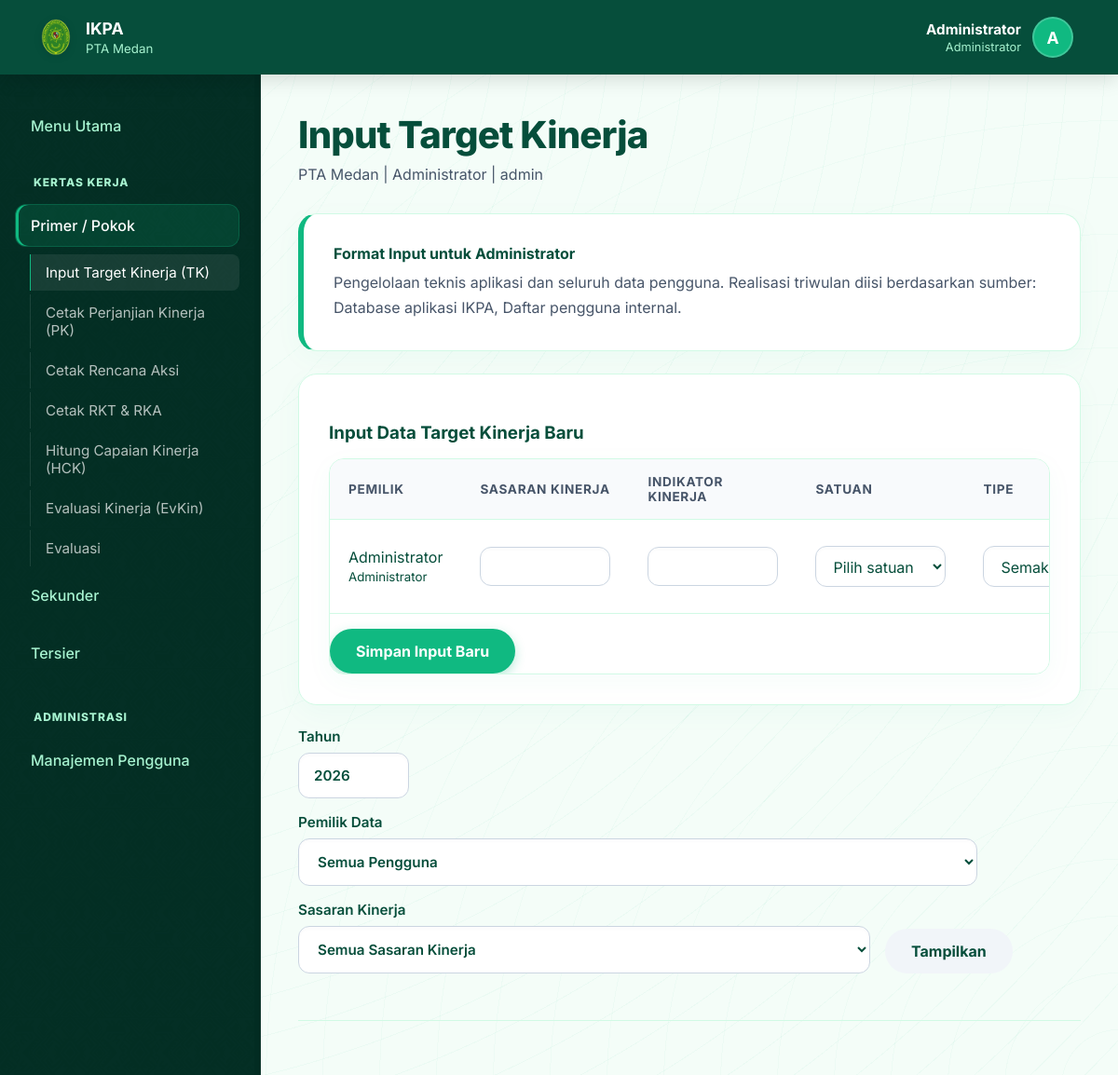
The page /index.php?page=target (signed in) on the database its author committed.
### tables this page shows
CREATE TABLE users (
            id INTEGER PRIMARY KEY AUTOINCREMENT,
            username TEXT UNIQUE NOT NULL,
            password TEXT NOT NULL,
            nama TEXT NOT NULL,
            role TEXT NOT NULL,
            unit TEXT NOT NULL
        , status TEXT NOT NULL DEFAULT "active", created_at TEXT);

### pages/target.php (the view, shortened to what the rows shown need)
<?php
$user = current_user();
$canViewAll = user_can('view_all_targets');
$selectedUserId = $canViewAll ? (int) ($_GET['user_id'] ?? $_POST['user_id'] ?? 0) : (int) $user['id'];
$profile = role_profile((string) $user['role']);
if ($canViewAll) {
    $owners = db()->query('SELECT id, nama, role, unit FROM users WHERE status = "active" ORDER BY unit, role, nama')->fetchAll();
}
$newRow = [
    'id' => '',
    'user_id' => $selectedUserId > 0 ? $selectedUserId : $user['id'],
    'owner_nama' => $selectedUserId > 0 ? '' : $user['nama'],
    'owner_role' => $user['role'],
    'sasaran' => '',
    'indikator' => '',
    'satuan' => '',
    'tipe_indikator' => 'max',
    'sumber_data' => '',
    'bobot' => 1,
    'target' => 0,
    'target_tw1' => 0,
    'target_tw2' => 0,
    'target_tw3' => 0,
    'target_tw4' => 0,
    'dipa01' => 0,
    'dipa04' => 0,
    'real_tw1' => 0,
    'real_tw2' => 0,
    'real_tw3' => 0,
    'real_tw4' => 0,
    'analisis_kegiatan' => '',
    'analisis_upaya' => '',
    'analisis_strategi' => '',
    'analisis_kendala' => '',
    'analisis_solusi' => '',
    'is_mandatory' => 0,
];
render_header('Input Target Kinerja');
?>
<section class="panel analysis-rule">
    <strong>Format Input untuk <?= h(role_label((string) $user['role'])) ?></strong>
    <p><?= h((string) $profile['scope']) ?> Realisasi triwulan diisi berdasarkan sumber: <?= h(implode(', ', $profile['sources'])) ?>.</p>
</section>
<form method="post" id="targetForm">
    <?php if ($selectedUserId === (int)$user['id'] || $selectedUserId === 0 || $canViewAll): ?>
    <section class="panel" style="margin-bottom: 1.5rem;">
        <div class="table-wrap">
            <div class="table-responsive">
<table>
            <thead>
            <tr>
                <?php if ($canViewAll): ?>
                    <th>Pemilik</th>
                <?php endif; ?>
                <th>Sasaran Kinerja</th>
                <th>Indikator Kinerja</th>
                <th>Satuan</th>
                <th>Tipe</th>
            </tr>
            </thead>
            <tbody>
            <?php foreach ([$newRow] as $rowIndex => $row): $rowIndex = "new"; ?>
                <?php
                    $isMandatory = (int) ($row['is_mandatory'] ?? 0) === 1;
                ?>
                <tr data-user-id="<?= h((string)($row['user_id'])) ?>">
                    <?php if ($canViewAll): ?>
                        <td>
                            <?= h((string) ($row['owner_nama'] ?: 'Baris Baru')) ?>
                            <?php if (!empty($row['owner_role'])): ?>
                                <br><small><?= h(role_label((string) $row['owner_role'])) ?></small>
                            <?php endif; ?>
                        </td>
                    <?php endif; ?>
                    <td>
                        <input name="sasaran[]" value="<?= h((string) $row['sasaran']) ?>" <?= $isMandatory ? 'readonly style="background:#f1f5f9;color:#64748b;"' : '' ?>>
                    </td>
                    <td><input name="indikator[]" value="<?= h((string) $row['indikator']) ?>" <?= $isMandatory ? 'readonly style="background:#f1f5f9;color:#64748b;"' : '' ?>></td>
                    <td>
                        <select name="satuan[]">
                            <option value="">Pilih satuan</option>
                        </select>
                    </td>
                    <td>
                        <select name="tipe_indikator[]">
                            <?php foreach (indicator_type_options() as $type => $label): ?>
                                <option value="<?= h($type) ?>" <?= ($row['tipe_indikator'] ?? 'max') === $type ? 'selected' : '' ?>>
                                    <?= h($label) ?>
                                </option>
                            <?php endforeach; ?>
                        </select>
                    </td>
                </tr>
            <?php endforeach; ?>
            </tbody>
        </table>
            </div>
        </div>
    </section>
    <?php endif; ?>
</form>

### app/views/header.php (shortened to what the rows shown need)
<?php
$title = isset($title) ? (string) $title : 'IKPA';
$user = $user ?? null;
?>
<!doctype html>
<html lang="id">
<head>
    <link rel="stylesheet" href="assets/app.css?v=<?= time() ?>">
</head>
<body>
<?php
$isLogin = ($_GET['page'] ?? '') === 'login';
$currentPage = $_GET['page'] ?? 'beranda';
$isPublicPage = in_array($currentPage, ['beranda', 'portal', 'info'], true);
?>
<?php if (!$isLogin): ?>
<header class="app-header">
    <div class="header-right">
        <?php if ($user): ?>
            <div class="header-profile" tabindex="0">
                <div class="header-profile-text">
                    <strong><?= h($user['nama']) ?></strong>
                    <small><?= h(role_label((string) $user['role'])) ?></small>
                </div>
                <div class="header-profile-avatar">
                    <?= strtoupper(substr($user['nama'], 0, 1)) ?>
                </div>
            </div>
        <?php else: ?>
            <?php if (($_GET['page'] ?? '') !== 'login'): ?>
                <a href="index.php?page=login" class="button" style="background: rgba(255, 255, 255, 0.15); border: 1px solid rgba(255, 255, 255, 0.3); color: #fff; box-shadow: none;">Masuk</a>
            <?php endif; ?>
        <?php endif; ?>
    </div>
</header>
<?php endif; ?>
<main class="shell <?= $isLogin ? 'login-shell-mode' : ($isPublicPage ? 'public-shell-mode' : '') ?> <?= defined('PORTAL_MODULE_PAGE') ? 'portal-module-shell' : '' ?>">
    <?php if ($user && !$isPublicPage && !defined('HIDE_PAGE_TOPBAR')): ?>
        <header class="topbar">
            <div>
                <h1><?= h($title) ?></h1>
                <p><?= h($user['unit']) ?> | <?= h(role_label((string) $user['role'])) ?> | <?= h($user['username']) ?></p>
            </div>
        </header>
    <?php endif; ?>

### rows shown on the page
users: nama "Administrator", nama "A", unit "PTA Medan"

### other values the page prints
$groupLabel "Primer / Pokok"
$label "Input Target Kinerja (TK)"
$label "Cetak Perjanjian Kinerja (PK)"
$label "Cetak Rencana Aksi"
$label "Cetak RKT & RKA"
$label "Hitung Capaian Kinerja (HCK)"
$label "Evaluasi Kinerja (EvKin)"
$label "Evaluasi"
$groupLabel "Sekunder"
$groupLabel "Tersier"
$title "Input Target Kinerja"
$user['username'] "admin"
$profile['scope'] "Pengelolaan teknis aplikasi dan seluruh data pengguna."
implode(', ', $profile['sources']) "Database aplikasi IKPA, Daftar pengguna internal"
$row['owner_nama'] ?: 'Baris Baru' "Administrator"
